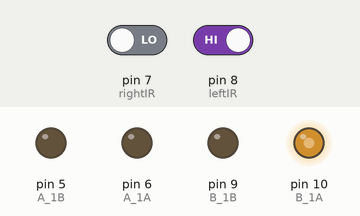
This sketch was run on a simulated Arduino Uno, built with avr-gcc and run on an emulated ATmega328P. Shown: output pins drawn as LEDs (lit = HIGH). The inputs (shaded band) are chosen by the test bench; at power-on: pin 7 (rightIR) LOW, pin 8 (leftIR) HIGH.

Above: at 1.2 s.
1.3 s: pin 7 (rightIR) driven HIGH
At 1.9 s:
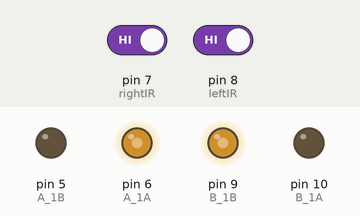
2.8 s: pin 8 (leftIR) driven LOW
At 4.0 s:
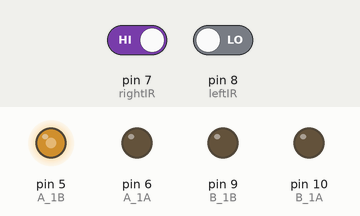
4.3 s: pin 7 (rightIR) driven LOW
At 5.4 s:
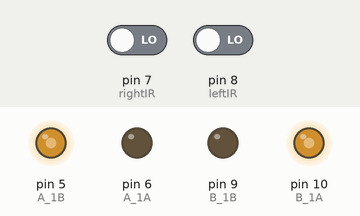
Timing chart, 0 to 7.3 s (numbered marks = the images above; inputs shaded):
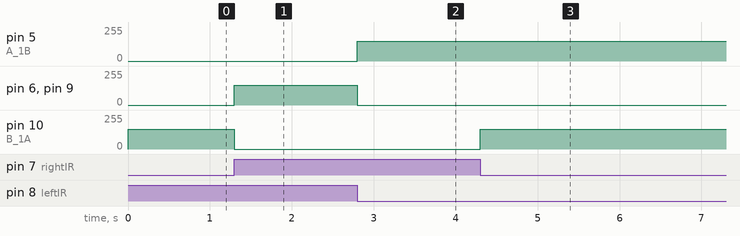

Measured:
- after the input at 1.3 s, pin 6 (A_1A), pin 9 (B_1B): 0/255 → 150/255 at once; pin 10 (B_1A): 150/255 → 0/255 at once
- after the input at 2.8 s, pin 5 (A_1B): 0/255 → 150/255 at once; pin 6 (A_1A), pin 9 (B_1B): 150/255 → 0/255 at once
- after the input at 4.3 s, pin 10 (B_1A): 0/255 → 150/255 at once

The sketch:

5.obstacle_avoidance_module.ino
```cpp
const int A_1B = 5;
const int A_1A = 6;
const int B_1B = 9;
const int B_1A = 10;

const int rightIR = 7;
const int leftIR = 8;

void setup() {
  Serial.begin(9600);

  //motor
  pinMode(A_1B, OUTPUT);
  pinMode(A_1A, OUTPUT);
  pinMode(B_1B, OUTPUT);
  pinMode(B_1A, OUTPUT);

  //IR obstacle
  pinMode(leftIR, INPUT);
  pinMode(rightIR, INPUT);

}

void loop() {

  int left = digitalRead(leftIR);  // 0: Obstructed   1: Empty
  int right = digitalRead(rightIR);
  int speed = 150;

  if (!left && right) {
    backLeft(speed);
  } else if (left && !right) {
    backRight(speed);
  } else if (!left && !right) {
    moveBackward(speed);
  } else {
    moveForward(speed);
  }
}

void moveForward(int speed) {
  analogWrite(A_1B, 0);
  analogWrite(A_1A, speed);
  analogWrite(B_1B, speed);
  analogWrite(B_1A, 0);
}

void moveBackward(int speed) {
  analogWrite(A_1B, speed);
  analogWrite(A_1A, 0);
  analogWrite(B_1B, 0);
  analogWrite(B_1A, speed);
}

void backLeft(int speed) {
  analogWrite(A_1B, speed);
  analogWrite(A_1A, 0);
  analogWrite(B_1B, 0);
  analogWrite(B_1A, 0);
}

void backRight(int speed) {
  analogWrite(A_1B, 0);
  analogWrite(A_1A, 0);
  analogWrite(B_1B, 0);
  analogWrite(B_1A, speed);
}
```
